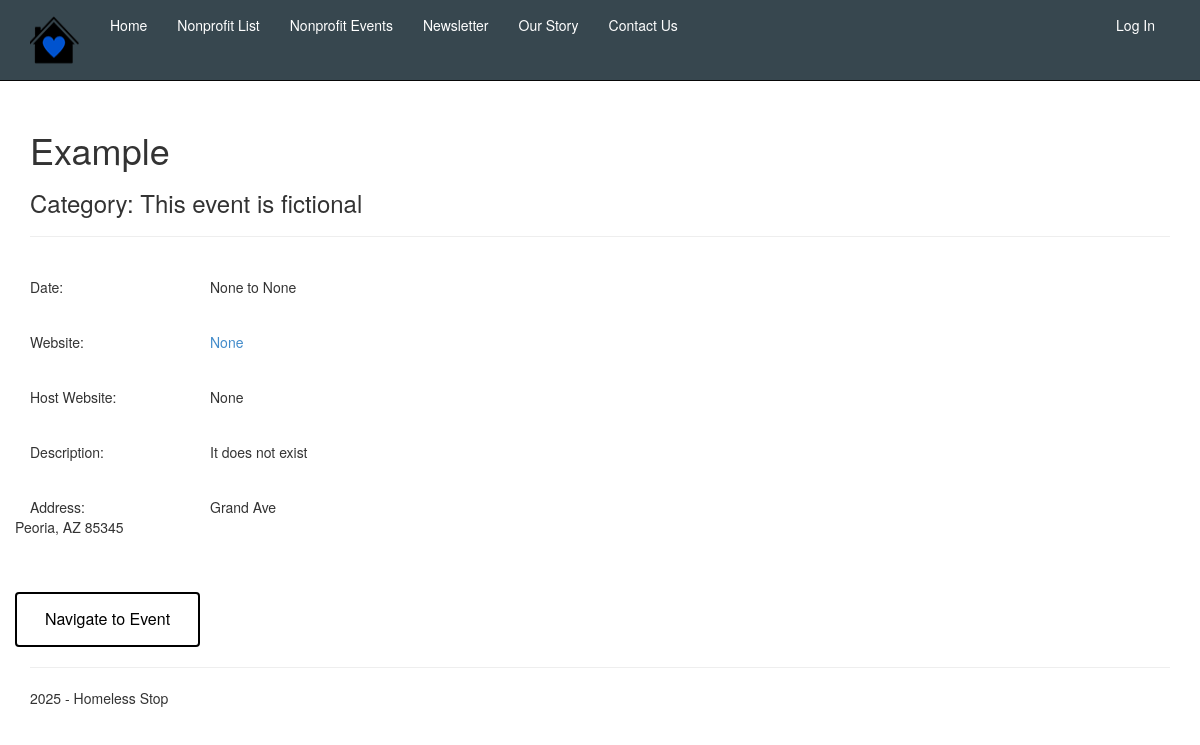
The page /eventdetails/4 on the database as committed earlier.
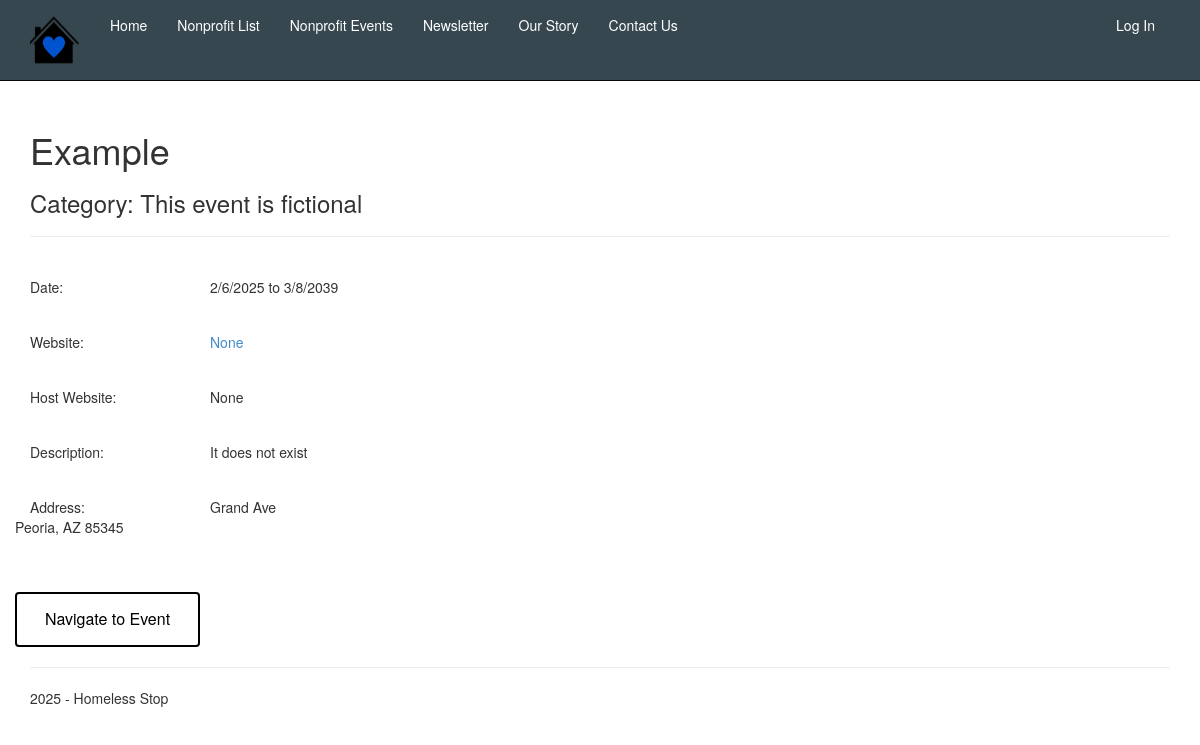
The same page on the database as committed later.
### app/models.py (models this page shows, shortened)
class Event(models.Model):
    name = models.CharField(max_length=100)
    nonprofit_name = models.CharField(max_length=100)
    starts = models.CharField(max_length = 100, blank=False, null=True)
    ends = models.CharField(max_length = 100, blank=False, null=True)
    type = models.CharField(max_length=500, blank=True, null=True)
    description = models.CharField(max_length=1000, blank=True, null=True)
    address = models.CharField(max_length=255, blank=True, null=True)
    city = models.CharField(max_length=100, blank=True, null=True)
    state = models.CharField(max_length=100, blank=True, null=True)
    zip_code = models.CharField(max_length=10, blank=True, null=True)
    country = models.CharField(max_length=100, blank=True, null=True)
    website = models.CharField(max_length=100, blank=True, null=True)
    host_website = models.CharField(max_length=200, blank=True, null=True)
    rank = models.IntegerField(default=999, blank=False, null=False)
    created_at = models.DateTimeField(auto_now_add=True)
    updated_at = models.DateTimeField(auto_now=True)

### app/views.py (the view)
# urls.py: path('eventdetails/<int:id>', views.eventdetails, name='eventdetails'),
def eventdetails(request, id):
    assert isinstance(request, HttpRequest)
    object = get_object_or_404(Event,id = id)
    return render(
        request,
        'app/eventdetails.html',
        {
            'title':'Event Details (CHANGE TO EVENT NAME)',
            'message':'Your application description page. (CHANGE TO NONPROFIT CATEGORY',
            'year':datetime.now().year,
            'object': object
        }
    )

### app/templates/app/eventdetails.html
{% extends "app/layout.html" %}
{% block content %}
<h1>{{ object.name }}</h1>
<h3>Category: {{ object.type }}</h3>
<hr class="solid" />
<br />
<div class="container-fluid table-responsive-sm">
    <div class="row form-group">
        <div class="col-3 col-md-2 fw-bold">Date:</div>
        <div class="col-auto col-md-auto">
            {{ object.starts }} to {{ object.ends }}
        </div>
    </div>
    <br />
    <div class="row form-group">
        <div class="col-3 col-md-2 fw-bold">Website:</div>
        <div class="col-auto col-md-auto">
            <a href="{{object.website}}" target="_blank"> {{ object.website }} </a>
        </div>
    </div>
    <br />
    <div class="row form-group">
        <div class="col-3 col-md-2 fw-bold">Host Website:</div>
        <div class="col-auto col-md-auto">
            {{ object.host_website }}
        </div>
    </div>
    <br />
    <div class="row form-group">
        <div class="col-3 col-md-2 fw-bold">Description:</div>
        <div class="col-auto col-md-auto">
            {{ object.description }}
        </div>
    </div>
    <br />
    <div class="row form-group">
        <div class="col-3 col-md-2 fw-bold">Address:</div>
        <div class="col-auto col-md-auto">
            {{ object.address }} <br />{{ object.city }}, {{object.state }} {{ object.zip_code }}
        </div>
    </div>
    <br />
    <br />
    <div class="row form-group justify-content-around align-items-center">
        <div class="col-auto">
            <a class="btn btn-info mb-3" href="https://www.google.com/maps/dir/?api=1&destination={{object.address}},+{{object.city}},+{{object.state}}" target="_blank">
                Navigate to Event
            </a>
        </div>
    </div>
</div>
{% endblock %}

Rows that differ between the two databases and show on the page:
changed Event "Example": starts "None" → "2/6/2025"; ends "None" → "3/8/2039"
